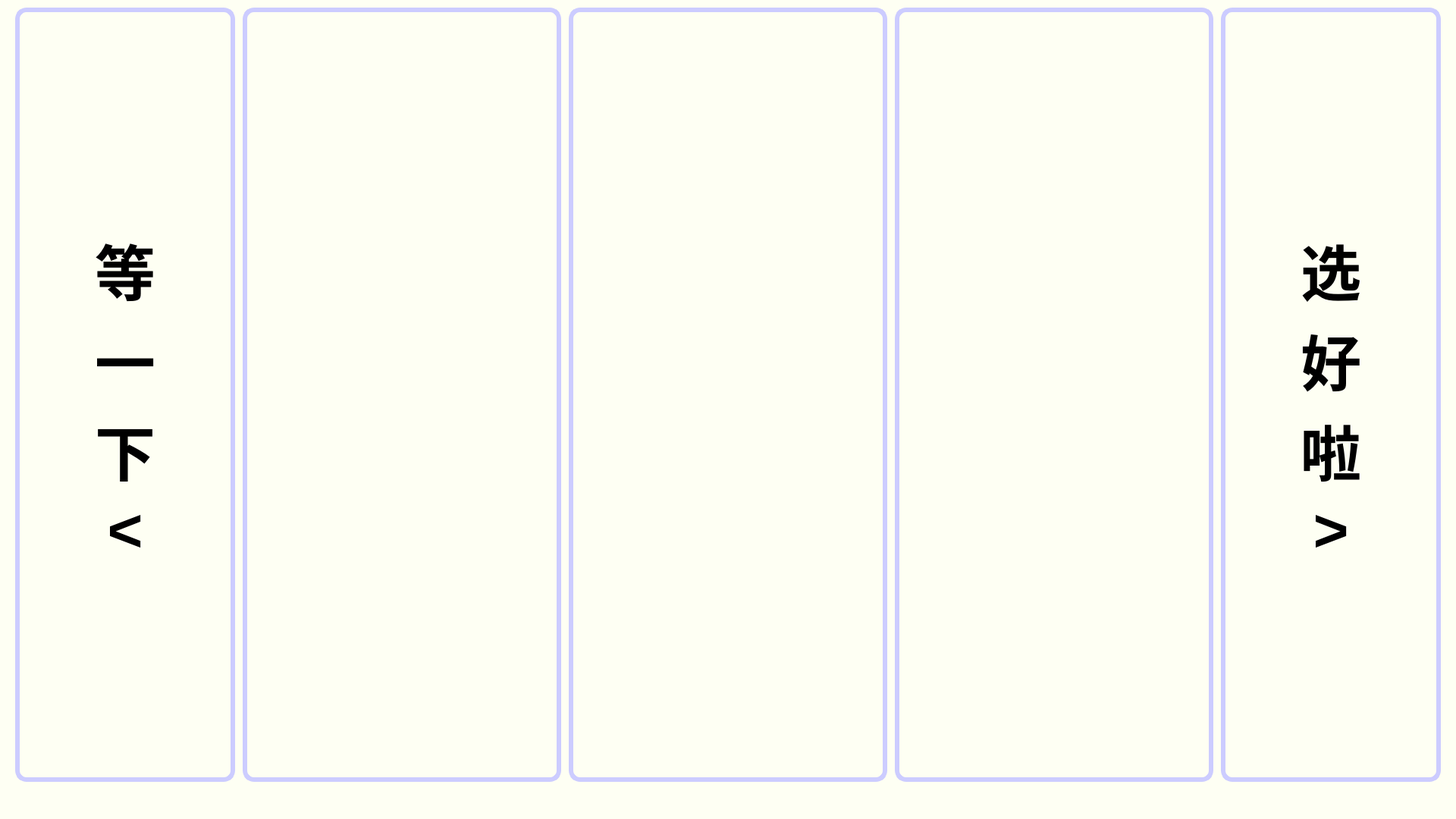
<?xml version="1.0" encoding="UTF-8"?>
<ui version="4.0">
 <class>which_rule_set</class>
 <widget class="QWidget" name="which_rule_set">
  <property name="geometry">
   <rect>
    <x>0</x>
    <y>0</y>
    <width>1920</width>
    <height>1080</height>
   </rect>
  </property>
  <property name="palette">
   <palette>
    <active>
     <colorrole role="Base">
      <brush brushstyle="SolidPattern">
       <color alpha="255">
        <red>255</red>
        <green>255</green>
        <blue>255</blue>
       </color>
      </brush>
     </colorrole>
     <colorrole role="Window">
      <brush brushstyle="SolidPattern">
       <color alpha="255">
        <red>254</red>
        <green>255</green>
        <blue>243</blue>
       </color>
      </brush>
     </colorrole>
    </active>
    <inactive>
     <colorrole role="Base">
      <brush brushstyle="SolidPattern">
       <color alpha="255">
        <red>255</red>
        <green>255</green>
        <blue>255</blue>
       </color>
      </brush>
     </colorrole>
     <colorrole role="Window">
      <brush brushstyle="SolidPattern">
       <color alpha="255">
        <red>254</red>
        <green>255</green>
        <blue>243</blue>
       </color>
      </brush>
     </colorrole>
    </inactive>
    <disabled>
     <colorrole role="Base">
      <brush brushstyle="SolidPattern">
       <color alpha="255">
        <red>254</red>
        <green>255</green>
        <blue>243</blue>
       </color>
      </brush>
     </colorrole>
     <colorrole role="Window">
      <brush brushstyle="SolidPattern">
       <color alpha="255">
        <red>254</red>
        <green>255</green>
        <blue>243</blue>
       </color>
      </brush>
     </colorrole>
    </disabled>
   </palette>
  </property>
  <property name="windowTitle">
   <string>Form</string>
  </property>
  <widget class="QPushButton" name="back_btn">
   <property name="geometry">
    <rect>
     <x>20</x>
     <y>10</y>
     <width>290</width>
     <height>1021</height>
    </rect>
   </property>
   <property name="font">
    <font>
     <pointsize>-1</pointsize>
     <weight>75</weight>
     <bold>true</bold>
    </font>
   </property>
   <property name="cursor">
    <cursorShape>PointingHandCursor</cursorShape>
   </property>
   <property name="whatsThis">
    <string/>
   </property>
   <property name="layoutDirection">
    <enum>Qt::LeftToRight</enum>
   </property>
   <property name="styleSheet">
    <string notr="true">#back_btn
{
	font-weight:bold;
    border-radius: 15px;
    font-size: 80px;
    color: black;
	border:6px solid #CCCCFF;
}

#back_btn:hover {
    font-size: 100px;
    color: #CCCCFF;
}

#back_btn:pressed {
	color:black;
    background:#CCCCFF; /* 按下颜色 */
	border:6px solid black;
}</string>
   </property>
   <property name="text">
    <string>等
一
下
&lt;</string>
   </property>
  </widget>
  <widget class="QPushButton" name="go_btn">
   <property name="geometry">
    <rect>
     <x>1610</x>
     <y>10</y>
     <width>290</width>
     <height>1021</height>
    </rect>
   </property>
   <property name="font">
    <font>
     <pointsize>-1</pointsize>
     <weight>75</weight>
     <bold>true</bold>
    </font>
   </property>
   <property name="cursor">
    <cursorShape>PointingHandCursor</cursorShape>
   </property>
   <property name="whatsThis">
    <string/>
   </property>
   <property name="layoutDirection">
    <enum>Qt::LeftToRight</enum>
   </property>
   <property name="styleSheet">
    <string notr="true">#go_btn
{
	font-weight:bold;
    border-radius: 15px;
    font-size: 80px;
    color: black;
	border:6px solid #CCCCFF;
}

#go_btn:hover {
    font-size: 100px;
    color: #CCCCFF;
}

#go_btn:pressed {
	color:black;
    background:#CCCCFF; /* 按下颜色 */
	border:6px solid black;
}</string>
   </property>
   <property name="text">
    <string>选
好
啦
&gt;</string>
   </property>
  </widget>
  <widget class="QPushButton" name="rule_set_1">
   <property name="geometry">
    <rect>
     <x>320</x>
     <y>10</y>
     <width>420</width>
     <height>1021</height>
    </rect>
   </property>
   <property name="font">
    <font>
     <pointsize>-1</pointsize>
     <weight>75</weight>
     <bold>true</bold>
    </font>
   </property>
   <property name="cursor">
    <cursorShape>PointingHandCursor</cursorShape>
   </property>
   <property name="whatsThis">
    <string/>
   </property>
   <property name="layoutDirection">
    <enum>Qt::LeftToRight</enum>
   </property>
   <property name="styleSheet">
    <string notr="true">#rule_set_1
{
	font-weight:bold;
    border-radius: 15px;
    font-size: 50px;
    color: black;
	border:6px solid #CCCCFF;
}

#rule_set_1:hover {
    font-size: 60px;
    color: #CCCCFF;
}
#rule_set_1:checked{
	color:black;
	background:#CCCCFF; /* 按下颜色 */
	border:6px solid black;
}</string>
   </property>
   <property name="text">
    <string/>
   </property>
   <property name="checkable">
    <bool>true</bool>
   </property>
   <property name="autoExclusive">
    <bool>true</bool>
   </property>
  </widget>
  <widget class="QPushButton" name="rule_set_2">
   <property name="geometry">
    <rect>
     <x>750</x>
     <y>10</y>
     <width>420</width>
     <height>1021</height>
    </rect>
   </property>
   <property name="font">
    <font>
     <pointsize>-1</pointsize>
     <weight>75</weight>
     <bold>true</bold>
    </font>
   </property>
   <property name="cursor">
    <cursorShape>PointingHandCursor</cursorShape>
   </property>
   <property name="whatsThis">
    <string/>
   </property>
   <property name="layoutDirection">
    <enum>Qt::LeftToRight</enum>
   </property>
   <property name="styleSheet">
    <string notr="true">#rule_set_2
{
	font-weight:bold;
    border-radius: 15px;
    font-size: 50px;
    color: black;
	border:6px solid #CCCCFF;
}

#rule_set_2:hover {
    font-size: 60px;
    color: #CCCCFF;
}
#rule_set_2:checked{
	color:black;
	background:#CCCCFF; /* 按下颜色 */
	border:6px solid black;
}</string>
   </property>
   <property name="text">
    <string/>
   </property>
   <property name="checkable">
    <bool>true</bool>
   </property>
   <property name="autoExclusive">
    <bool>true</bool>
   </property>
  </widget>
  <widget class="QPushButton" name="rule_set_3">
   <property name="geometry">
    <rect>
     <x>1180</x>
     <y>10</y>
     <width>420</width>
     <height>1021</height>
    </rect>
   </property>
   <property name="font">
    <font>
     <pointsize>-1</pointsize>
     <weight>75</weight>
     <bold>true</bold>
    </font>
   </property>
   <property name="cursor">
    <cursorShape>PointingHandCursor</cursorShape>
   </property>
   <property name="whatsThis">
    <string/>
   </property>
   <property name="layoutDirection">
    <enum>Qt::LeftToRight</enum>
   </property>
   <property name="styleSheet">
    <string notr="true">#rule_set_3
{
	font-weight:bold;
    border-radius: 15px;
    font-size: 50px;
    color: black;
	border:6px solid #CCCCFF;
}

#rule_set_3:hover {
    font-size: 60px;
    color: #CCCCFF;
}
#rule_set_3:checked{
	color:black;
	background:#CCCCFF; /* 按下颜色 */
	border:6px solid black;
}</string>
   </property>
   <property name="text">
    <string/>
   </property>
   <property name="checkable">
    <bool>true</bool>
   </property>
   <property name="autoExclusive">
    <bool>true</bool>
   </property>
  </widget>
 </widget>
 <resources/>
 <connections/>
</ui>
